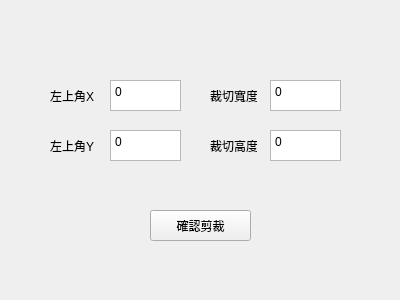
<?xml version="1.0" encoding="UTF-8"?>
<ui version="4.0">
 <class>Form</class>
 <widget class="QWidget" name="Form">
  <property name="geometry">
   <rect>
    <x>0</x>
    <y>0</y>
    <width>400</width>
    <height>300</height>
   </rect>
  </property>
  <property name="minimumSize">
   <size>
    <width>400</width>
    <height>300</height>
   </size>
  </property>
  <property name="maximumSize">
   <size>
    <width>400</width>
    <height>300</height>
   </size>
  </property>
  <property name="windowTitle">
   <string>設定範圍</string>
  </property>
  <widget class="QPlainTextEdit" name="mInputX">
   <property name="geometry">
    <rect>
     <x>110</x>
     <y>80</y>
     <width>71</width>
     <height>31</height>
    </rect>
   </property>
   <property name="plainText">
    <string>0</string>
   </property>
  </widget>
  <widget class="QLabel" name="cuthint1">
   <property name="geometry">
    <rect>
     <x>50</x>
     <y>90</y>
     <width>47</width>
     <height>12</height>
    </rect>
   </property>
   <property name="text">
    <string>左上角X</string>
   </property>
  </widget>
  <widget class="QLabel" name="cuthint2">
   <property name="geometry">
    <rect>
     <x>50</x>
     <y>140</y>
     <width>47</width>
     <height>12</height>
    </rect>
   </property>
   <property name="text">
    <string>左上角Y</string>
   </property>
  </widget>
  <widget class="QPlainTextEdit" name="mInputY">
   <property name="geometry">
    <rect>
     <x>110</x>
     <y>130</y>
     <width>71</width>
     <height>31</height>
    </rect>
   </property>
   <property name="plainText">
    <string>0</string>
   </property>
  </widget>
  <widget class="QLabel" name="cuthint3">
   <property name="geometry">
    <rect>
     <x>210</x>
     <y>90</y>
     <width>47</width>
     <height>12</height>
    </rect>
   </property>
   <property name="text">
    <string>裁切寬度</string>
   </property>
  </widget>
  <widget class="QPlainTextEdit" name="mInputWidth">
   <property name="geometry">
    <rect>
     <x>270</x>
     <y>80</y>
     <width>71</width>
     <height>31</height>
    </rect>
   </property>
   <property name="plainText">
    <string>0</string>
   </property>
  </widget>
  <widget class="QLabel" name="cuthint4">
   <property name="geometry">
    <rect>
     <x>210</x>
     <y>140</y>
     <width>47</width>
     <height>12</height>
    </rect>
   </property>
   <property name="text">
    <string>裁切高度</string>
   </property>
  </widget>
  <widget class="QPlainTextEdit" name="mInputHeight">
   <property name="geometry">
    <rect>
     <x>270</x>
     <y>130</y>
     <width>71</width>
     <height>31</height>
    </rect>
   </property>
   <property name="plainText">
    <string>0</string>
   </property>
  </widget>
  <widget class="QPushButton" name="mConfirmBtn">
   <property name="geometry">
    <rect>
     <x>150</x>
     <y>210</y>
     <width>101</width>
     <height>31</height>
    </rect>
   </property>
   <property name="text">
    <string>確認剪裁</string>
   </property>
  </widget>
 </widget>
 <resources/>
 <connections/>
</ui>
